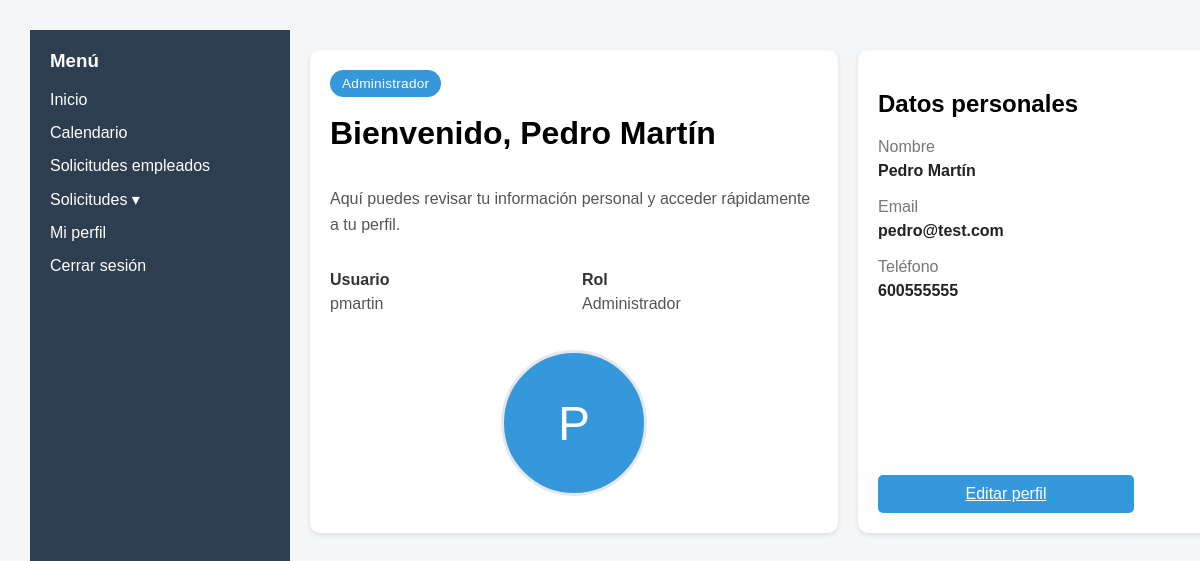
The page /frontend/views/menu.php (signed in) on the database its author committed.
### tables this page shows
CREATE TABLE EMPLEADO (
	id_empleado INTEGER PRIMARY KEY AUTOINCREMENT,
	nombre TEXT NOT NULL,
	email TEXT NOT NULL,
	dni TEXT NOT NULL,
	telefono TEXT,
	usuario TEXT NOT NULL,
	contrasena TEXT NOT NULL,
	rol TEXT NOT NULL
);

### frontend/views/menu.php (the view, shortened to what this page needs)
<?php include '../components/header.php'; ?>
<?php include '../components/layout.php'; ?>
<?php
$db = getDB();
$idEmpleado = $_SESSION['id_empleado'];
$stmt = $db->prepare("
  SELECT nombre, email, telefono, usuario, rol
  FROM EMPLEADO
  WHERE id_empleado = :id_empleado
");
$stmt->execute([
  ':id_empleado' => $idEmpleado
]);
$empleado = $stmt->fetch(PDO::FETCH_ASSOC);
$nombre = $empleado['nombre'] ?? '';
$email = $empleado['email'] ?? '';
$telefono = $empleado['telefono'] ?? '';
$usuario = $empleado['usuario'] ?? ($_SESSION['usuario'] ?? '');
$rol = $empleado['rol'] ?? ($_SESSION['rol'] ?? '');
$rolTexto = $rol === 'admin' ? 'Administrador' : 'Empleado';
$nombreAvatar = $nombre !== '' ? $nombre : $usuario;
$inicial = strtoupper(substr(trim($nombreAvatar), 0, 1));
?>
<main>
  <div class="dashboard">
    <div class="card bienvenida card-split">
      <div class="welcome-copy">
        <span class="badge"><?php echo htmlspecialchars($rolTexto); ?></span>
        <h1>Bienvenido, <?php echo htmlspecialchars($nombre); ?></h1>
        <p class="welcome-text">Aquí puedes revisar tu información personal y acceder rápidamente a tu perfil.</p>
        <div class="welcome-meta">
          <div>
            <strong>Usuario</strong>
            <p><?php echo htmlspecialchars($usuario); ?></p>
          </div>
          <div>
            <strong>Rol</strong>
            <p><?php echo htmlspecialchars($rolTexto); ?></p>
          </div>
        </div>
      </div>
      <div class="welcome-avatar">
        <span class="avatar-placeholder"><?php echo htmlspecialchars($inicial); ?></span>
      </div>
    </div>
    <div class="card perfil card-split profile-summary-card">
      <div>
        <h2>Datos personales</h2>
        <div class="profile-summary-item">
          <span>Nombre</span>
          <strong><?php echo htmlspecialchars($nombre); ?></strong>
        </div>
        <div class="profile-summary-item">
          <span>Email</span>
          <strong><?php echo htmlspecialchars($email); ?></strong>
        </div>
        <div class="profile-summary-item">
          <span>Teléfono</span>
          <strong><?php echo htmlspecialchars($telefono); ?></strong>
        </div>
      </div>
      <a href="perfil.php" class="primary">Editar perfil</a>
    </div>
  </div>
</main>
<?php include '../components/footer.php'; ?>

### frontend/css/styles.css (style rules this page uses)
html, body { margin: 0; padding: 15px; font-family: sans-serif; }
body { font-family: Arial; margin: 0; background: #f4f6f8; }
main { flex: 1; padding: 20px; display: flex; flex-direction: column; overflow: auto; }
.card { background: white; padding: 20px; border-radius: 10px; margin-bottom: 20px; box-shadow: 0 2px 5px rgba(0, 0, 0, 0.1); flex: 1; display: flex; flex-direction: column; }
.dashboard { display: grid; grid-template-columns: 1fr; gap: 20px; align-items: stretch; }
@media (min-width: 900px) { .dashboard { grid-template-columns: 1.5fr 1fr; } }
.dashboard>.card { align-self: stretch; }
.card-split { display: flex; flex-direction: column; justify-content: space-between; gap: 20px; }
.welcome-copy { display: flex; flex-direction: column; gap: 18px; }
.badge { align-self: flex-start; display: inline-block; background: #3498db; color: white; padding: 6px 12px; border-radius: 999px; font-size: 0.85rem; letter-spacing: 0.02em; }
.welcome-copy h1 { margin: 0; font-size: 2rem; }
.welcome-text { color: #555; line-height: 1.6; }
.welcome-meta { display: grid; grid-template-columns: repeat(2, minmax(0, 1fr)); gap: 16px; }
.welcome-meta strong { display: block; margin-bottom: 6px; color: #333; }
.welcome-meta p { margin: 0; color: #555; }
.welcome-avatar { display: flex; align-items: center; justify-content: center; min-height: 180px; }
.welcome-avatar img, .avatar-placeholder { width: 140px; height: 140px; border-radius: 50%; object-fit: cover; border: 3px solid #e5e7eb; display: inline-flex; align-items: center; justify-content: center; font-size: 3rem; color: #fff; background: #3498db; }
.profile-summary-card { gap: 24px; }
.profile-summary-item { margin-top: 18px; }
.profile-summary-item span { display: block; color: #777; margin-bottom: 6px; }
.profile-summary-item strong { color: #222; font-size: 1rem; }
.primary { background: #3498db; color: white; border: none; padding: 10px 18px; margin-top: 10px; cursor: pointer; border-radius: 5px; display: inline-block; width: min(220px, 100%); max-width: 220px; text-align: center; }

### rows shown on the page
empleado: rol "Administrador", nombre "Pedro Martín", usuario "pmartin", nombre "P", email "pedro@test.com", telefono "600555555"
